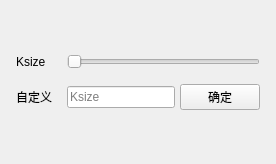
                <widget class="QWidget" name="adjPage_MedianBlur">
                 <layout class="QVBoxLayout" name="verticalLayout_9">
                  <item>
                   <spacer name="verticalSpacer">
                    <property name="orientation">
                     <enum>Qt::Vertical</enum>
                    </property>
                    <property name="sizeHint" stdset="0">
                     <size>
                      <width>20</width>
                      <height>40</height>
                     </size>
                    </property>
                   </spacer>
                  </item>
                  <item>
                   <layout class="QFormLayout" name="formLayout_3">
                    <property name="fieldGrowthPolicy">
                     <enum>QFormLayout::AllNonFixedFieldsGrow</enum>
                    </property>
                    <property name="horizontalSpacing">
                     <number>15</number>
                    </property>
                    <property name="verticalSpacing">
                     <number>15</number>
                    </property>
                    <property name="leftMargin">
                     <number>5</number>
                    </property>
                    <property name="topMargin">
                     <number>3</number>
                    </property>
                    <property name="rightMargin">
                     <number>5</number>
                    </property>
                    <property name="bottomMargin">
                     <number>3</number>
                    </property>
                    <item row="0" column="0">
                     <widget class="QLabel" name="MedianBlur_lab1">
                      <property name="text">
                       <string>Ksize</string>
                      </property>
                     </widget>
                    </item>
                    <item row="0" column="1">
                     <widget class="QSlider" name="MedianBlur_slider1">
                      <property name="minimum">
                       <number>1</number>
                      </property>
                      <property name="maximum">
                       <number>81</number>
                      </property>
                      <property name="singleStep">
                       <number>2</number>
                      </property>
                      <property name="orientation">
                       <enum>Qt::Horizontal</enum>
                      </property>
                     </widget>
                    </item>
                    <item row="1" column="0">
                     <widget class="QLabel" name="MedianBlur_lab2">
                      <property name="text">
                       <string>自定义</string>
                      </property>
                     </widget>
                    </item>
                    <item row="1" column="1">
                     <layout class="QHBoxLayout" name="horizontalLayout_43" stretch="5,1">
                      <property name="spacing">
                       <number>5</number>
                      </property>
                      <item>
                       <widget class="QLineEdit" name="MedianBlur_edit">
                        <property name="text">
                         <string/>
                        </property>
                        <property name="placeholderText">
                         <string>Ksize</string>
                        </property>
                       </widget>
                      </item>
                      <item>
                       <widget class="QPushButton" name="MedianBlur_btn">
                        <property name="text">
                         <string>确定</string>
                        </property>
                       </widget>
                      </item>
                     </layout>
                    </item>
                   </layout>
                  </item>
                  <item>
                   <spacer name="verticalSpacer_2">
                    <property name="orientation">
                     <enum>Qt::Vertical</enum>
                    </property>
                    <property name="sizeHint" stdset="0">
                     <size>
                      <width>20</width>
                      <height>40</height>
                     </size>
                    </property>
                   </spacer>
                  </item>
                 </layout>
                </widget>
